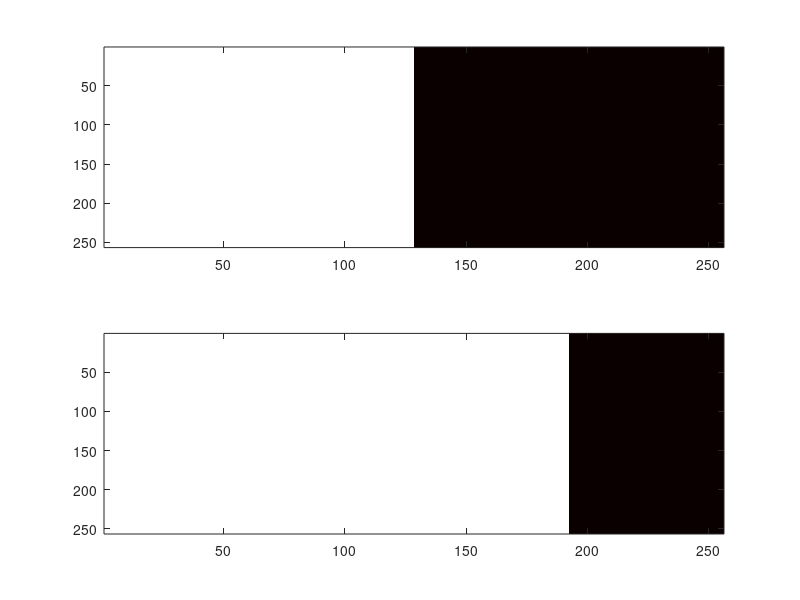

This chart was generated by the following MATLAB code: (Note: this script raises an error after producing the figure.)
%==============================================================================
% 
%  Function for calculating the segmentation quality. The matrices must be
%  the same size. They are compared with a combination of intersections and
%  unions.
%  
%  Parameters:
%    - Matrix #1
%    - Matrix #2
%    - Soft/Hard metric
%
%  Outputs:
%    - Dice similarity
%    - Jaccard simularity
% ===============================================================================

function vout = dice_jaccard(varargin)
    if nargin == 0
        runMinimalExample
        return;
    end
    
    data1 = abs(varargin{1});
    data2 = abs(varargin{2});
    soft = varargin{3};

    smooth = 0.001;
    axes = [1, 2];
        
    % calculate the information
    if(soft == 0)
        mask_sum = sum(data1, axes) + sum(data2, axes);
        inter = sum(data1 .* data2, axes);
        union = mask_sum - inter;
    else
        mask_sum = sum(ceil(data1), axes) + sum(ceil(data2), axes);
        inter = sum(data1 & data2, axes);
        union = sum(data1 | data2, axes);
    end
        
    % return simularities
    vout{1} = mean(2 * (inter + smooth) / (mask_sum + smooth));
    vout{2} = mean((inter + smooth) / (union + smooth));
    
    return
end

function runMinimalExample
    A = zeros(256, 128);
    B = ones(256, 128);
    data1 = [A B];
    
    A = zeros(256, 192);
    B = ones(256, 64);
    data2 = [A B];
    
    figure()
    colormap(flipud(hot))
    subplot(2, 1, 1)
    imagesc(data1)
    
    subplot(2, 1, 2)
    imagesc(data2)
    
    dj = dice_jaccard(data1, data2, 1);
    disp("Dice: " + dj(1));
    disp("Jacc: " + dj(2));
end